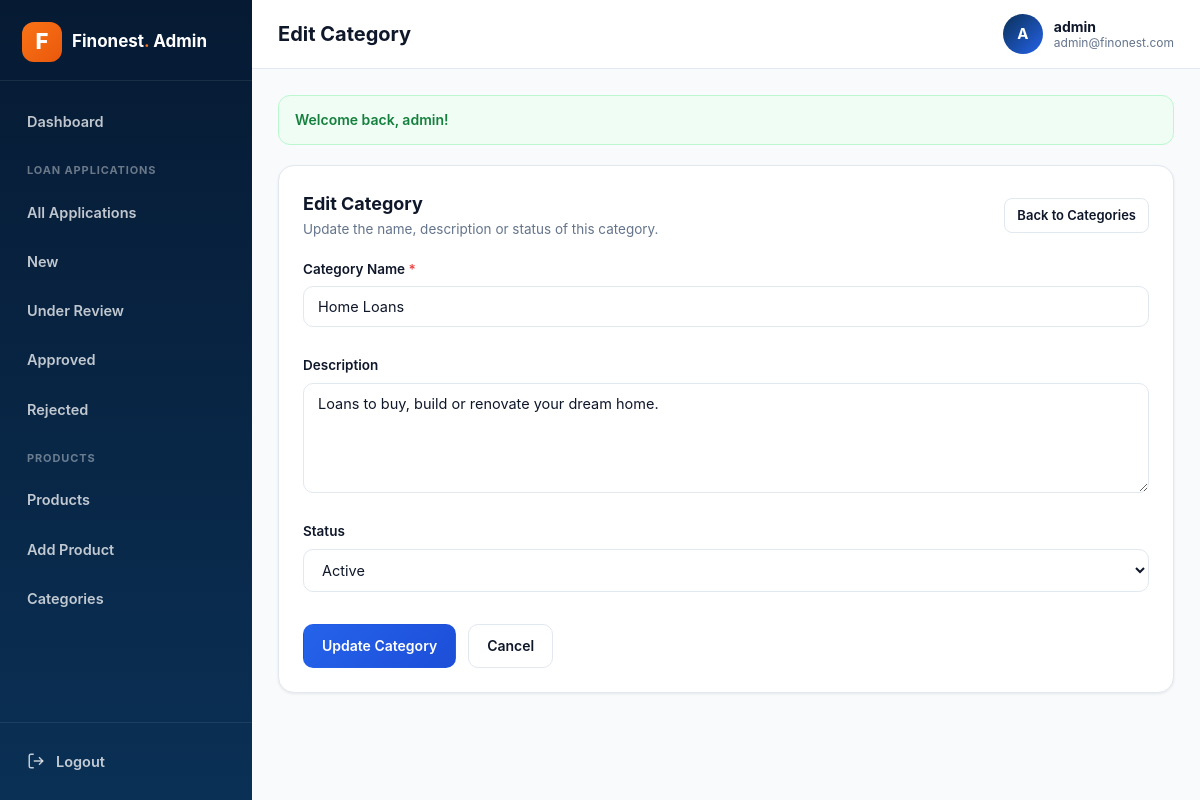
The page /admin/edit-category.php?id=1 (signed in) on the database its author committed.
### tables this page shows
CREATE TABLE IF NOT EXISTS categories (
  id INT UNSIGNED NOT NULL AUTO_INCREMENT,
  category_name VARCHAR(150) NOT NULL,
  description TEXT DEFAULT NULL,
  status TINYINT(1) NOT NULL DEFAULT 1 COMMENT '1=Active, 0=Inactive',
  created_at TIMESTAMP DEFAULT CURRENT_TIMESTAMP,
  updated_at TIMESTAMP DEFAULT CURRENT_TIMESTAMP ON UPDATE CURRENT_TIMESTAMP,
  PRIMARY KEY (id),
  UNIQUE KEY uq_category_name (category_name),
  INDEX idx_status (status)
);

### includes/functions.php (called while the page is built, shortened)
<?php
function e(?string $value): string
{
    return htmlspecialchars((string) $value, ENT_QUOTES, 'UTF-8');
}
function get($key, $default = ''): string
{
    return trim((string) ($_GET[$key] ?? $default));
}

### admin/edit-category.php (the view, shortened to what this page needs)
<?php
require_once __DIR__ . '/includes/auth.php';
$id = (int) get('id');
$stmt = $pdo->prepare('SELECT * FROM categories WHERE id = ? LIMIT 1');
$stmt->execute([$id]);
$category = $stmt->fetch();
$old = [
    'category_name' => $category['category_name'],
    'description'   => $category['description'],
    'status'        => (string) $category['status'],
];
include __DIR__ . '/includes/header.php';
?>
<div class="panel">
  <div class="panel-head">
    <div>
      <h2>Edit Category</h2>
      <p>Update the name, description or status of this category.</p>
    </div>
    <a href="categories.php" class="btn btn-ghost btn-sm">Back to Categories</a>
  </div>
  <form method="post" action="edit-category.php?id=<?= $id ?>" class="admin-form">
    <div class="form-grid">
      <div class="form-group full">
        <label for="category_name">Category Name <span class="req">*</span></label>
        <input class="form-control" type="text" id="category_name" name="category_name"
               value="<?= e($old['category_name']) ?>" required />
      </div>
      <div class="form-group full">
        <label for="description">Description</label>
        <textarea class="form-control" id="description" name="description"><?= e($old['description']) ?></textarea>
      </div>
      <div class="form-group full">
        <label>Status</label>
        <select class="form-control" name="status">
          <option value="1" <?= $old['status'] === '1' ? 'selected' : '' ?>>Active</option>
        </select>
      </div>
    </div>
    <div class="form-actions">
      <button type="submit" class="btn btn-primary">Update Category</button>
      <a href="categories.php" class="btn btn-ghost">Cancel</a>
    </div>
  </form>
</div>
<?php include __DIR__ . '/includes/footer.php'; ?>

### admin/css/admin.css (style rules this page uses)
* { margin: 0; padding: 0; box-sizing: border-box; }
:root { --navy: #0a3055; --navy-2: #0B2347; --navy-dark: #061a33; --blue: #2563eb; --orange: #f97316; --orange-dark: #ea580c; --green: #22c55e; --red: #ef4444; --ink: #0f172a; --body: #475569; --muted: #64748b; --slate-50: #f8fafc; --slate-100: #f1f5f9; --border: #e2e8f0; --white: #fff; --shadow-sm: 0 1px 3px rgba(2,12,27,.08); --shadow: 0 10px 30px rgba(2,12,27,.10); --shadow-lg: 0 25px 60px rgba(2,12,27,.14); --radius: 12px; --radius-lg: 16px; --font-head: 'Outfit', 'Plus Jakarta Sans', -apple-system, sans-serif; --font-body: 'Plus Jakarta Sans', -apple-system, Segoe UI, Roboto, sans-serif; }
html, body { height: 100%; }
body { font-family: var(--font-body); color: var(--body); background: var(--slate-50); font-size: 15px; line-height: 1.6; }
a { text-decoration: none; color: var(--blue); }
.panel { background: var(--white); border: 1px solid var(--border); border-radius: var(--radius-lg); padding: 24px; box-shadow: var(--shadow-sm); margin-bottom: 24px; }
.panel-head { display: flex; align-items: center; justify-content: space-between; gap: 14px; margin-bottom: 18px; flex-wrap: wrap; }
.panel-head h2 { font-family: var(--font-head); font-size: 18px; color: var(--ink); }
.panel-head p { font-size: 13.5px; color: var(--muted); }
.btn { display: inline-flex; align-items: center; gap: 7px; justify-content: center; border: 1px solid transparent; border-radius: 10px; cursor: pointer; font-family: var(--font-head); font-weight: 600; font-size: 14px; padding: 10px 18px; transition: all .2s ease; }
.btn-primary { background: linear-gradient(135deg, var(--blue), #1d4ed8); color: #fff; }
.btn-ghost { background: var(--white); border-color: var(--border); color: var(--ink); }
.btn-sm { padding: 6px 12px; font-size: 13px; border-radius: 8px; }
.admin-form .form-grid { display: grid; grid-template-columns: repeat(2,1fr); gap: 18px; }
.admin-form .form-group.full { grid-column: 1 / -1; }
.form-group { display: flex; flex-direction: column; gap: 6px; margin-bottom: 10px; }
.form-group label { font-weight: 600; font-size: 13.5px; color: var(--ink); }
.form-group .req { color: var(--red); }
.form-control { width: 100%; padding: 11px 14px; border: 1px solid var(--border); border-radius: 10px; font-family: var(--font-body); font-size: 14.5px; color: var(--ink); background: var(--white); transition: border .15s ease, box-shadow .15s ease; }
textarea.form-control { resize: vertical; min-height: 110px; }
select.form-control { cursor: pointer; }
.form-actions { display: flex; gap: 12px; margin-top: 22px; flex-wrap: wrap; }

### rows shown on the page
categories: category_name "Home Loans", description "Loans to buy, build or renovate your dream home.", status "Active"

### other values the page prints
$label "Dashboard All Applications New Under Review Approved Rejected Products Add Product Categories"
$pageTitle "Edit Category"
substr($_SESSION['admin_username'] ?? 'A', 0, 1) "A"
$_SESSION['admin_username'] "admin"
$_SESSION['admin_email'] "admin@finonest.com"
$flash['message'] "Welcome back, admin!"
